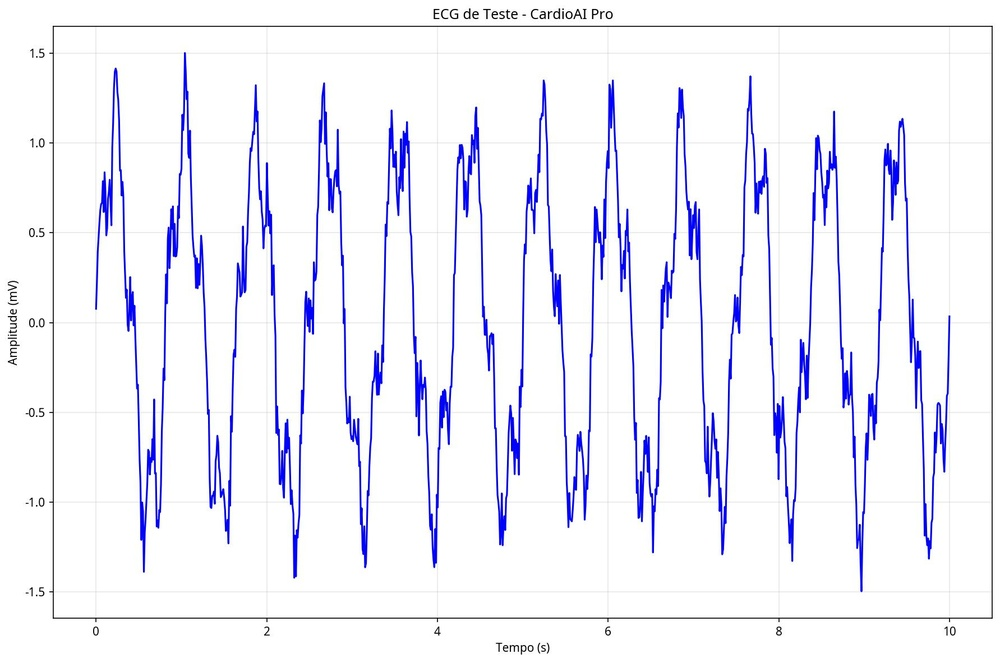
#> input picture test_ecg_complete.jpg, 1000 x 663 px, shrunk from 1783 x 1183 before the run
$ python -i preprocess_functions_improved.py   (imports and definitions only)
#> lines starting #> are read from the running program, lines starting #| are printed output that depends on the picture; after the words box and inside, x2 and y2 are one past the last pixel; in counts of white or black regions, pixels touching at a corner belong together
"""
Funções de pré-processamento melhoradas para ECG
Inclui correções para extração de imagens e processamento robusto
"""

import numpy as np
import scipy.signal as sg
from scipy import ndimage
import cv2
from typing import Tuple, Optional, Union
import logging

logger = logging.getLogger(__name__)

# [106 lines left out: function preprocess_ecg_signal, not called in this run]


def extract_ecg_from_image(image_path: str,
                          leads_expected: int = 12,
                          duration_seconds: float = 10.0,
                          sampling_rate: int = 100) -> np.ndarray:
    """
    Extrai sinal ECG de uma imagem digitalizada.

    Args:
        image_path: Caminho para a imagem do ECG
        leads_expected: Número de derivações esperadas
        duration_seconds: Duração do ECG em segundos
        sampling_rate: Taxa de amostragem desejada

    Returns:
        Sinal ECG extraído com shape (leads, samples)
    """
#> called with image_path = '../test_ecg_complete.jpg', leads_expected = 12, duration_seconds = 10, sampling_rate = 100
    try:
        # Carregar imagem
        img = cv2.imread(image_path)
#> img is the input picture: shape (663, 1000, 3); mean B, G, R 248.6, 239.4, 239.3
        if img is None:
            raise ValueError(f"Não foi possível carregar a imagem: {image_path}")

        # Converter para escala de cinza
        gray = cv2.cvtColor(img, cv2.COLOR_BGR2GRAY)
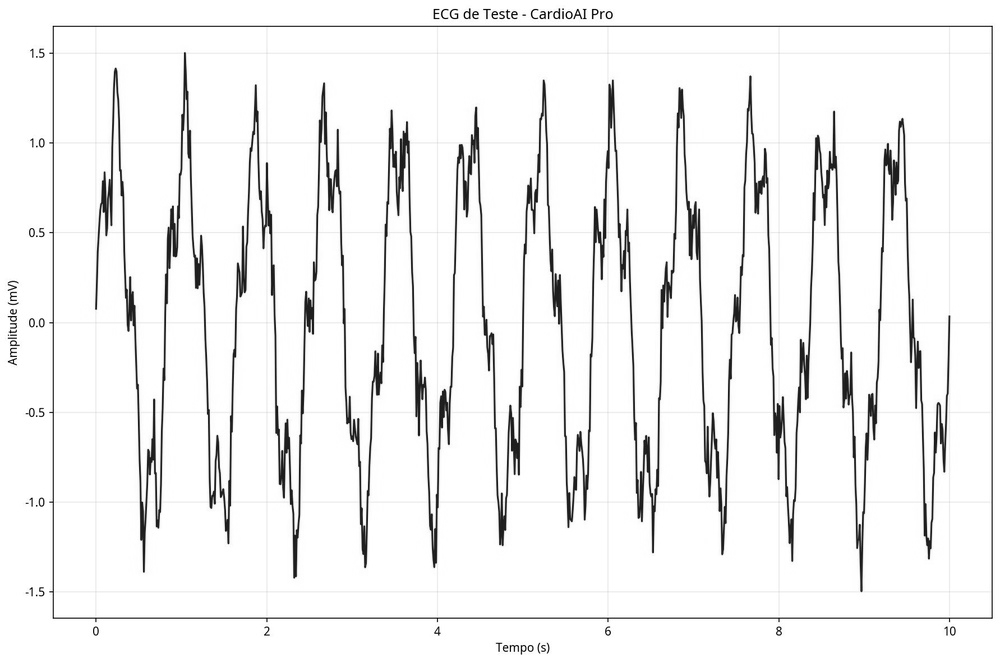
#> gray: shape (663, 1000); min 0, max 255, mean 240.5

        # Pré-processamento da imagem
        # Aplicar filtro gaussiano para reduzir ruído
        blurred = cv2.GaussianBlur(gray, (3, 3), 0)

        # Binarização adaptativa para destacar as linhas do ECG
        binary = cv2.adaptiveThreshold(blurred, 255, cv2.ADAPTIVE_THRESH_GAUSSIAN_C,
                                     cv2.THRESH_BINARY_INV, 11, 2)
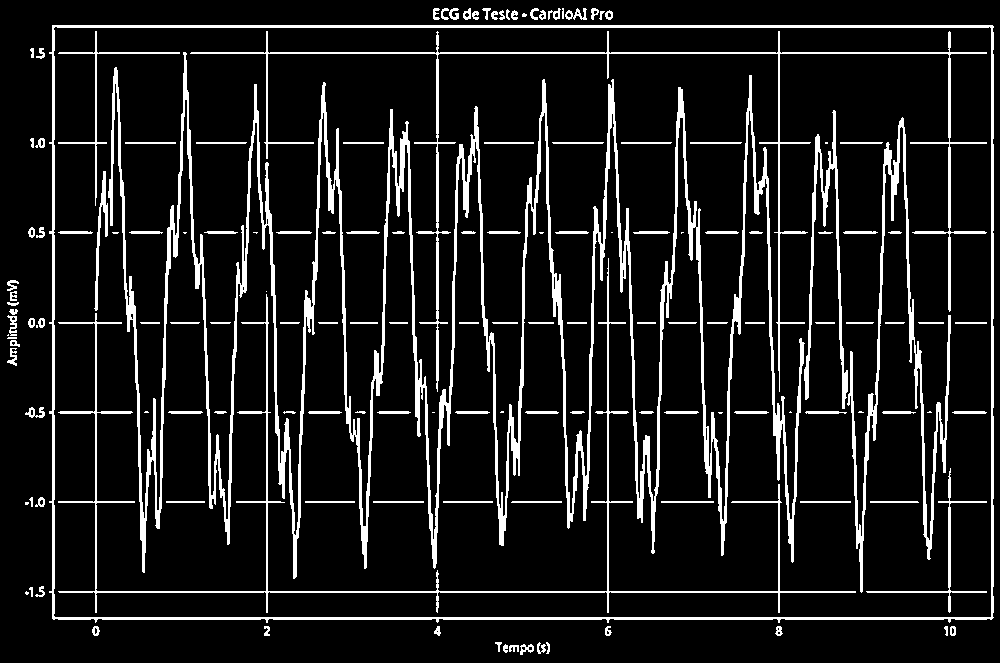
#> binary: shape (663, 1000); 10.9% white; 148 white regions (21 under 20 px), largest, box (x1, y1, x2, y2) and area: (108, 52, 805, 579) 35951, (49, 25, 994, 623) 9123, (190, 31, 987, 392) 5272

        # Detectar linhas horizontais (derivações do ECG)
        horizontal_kernel = cv2.getStructuringElement(cv2.MORPH_RECT, (40, 1))
        horizontal_lines = cv2.morphologyEx(binary, cv2.MORPH_OPEN, horizontal_kernel)
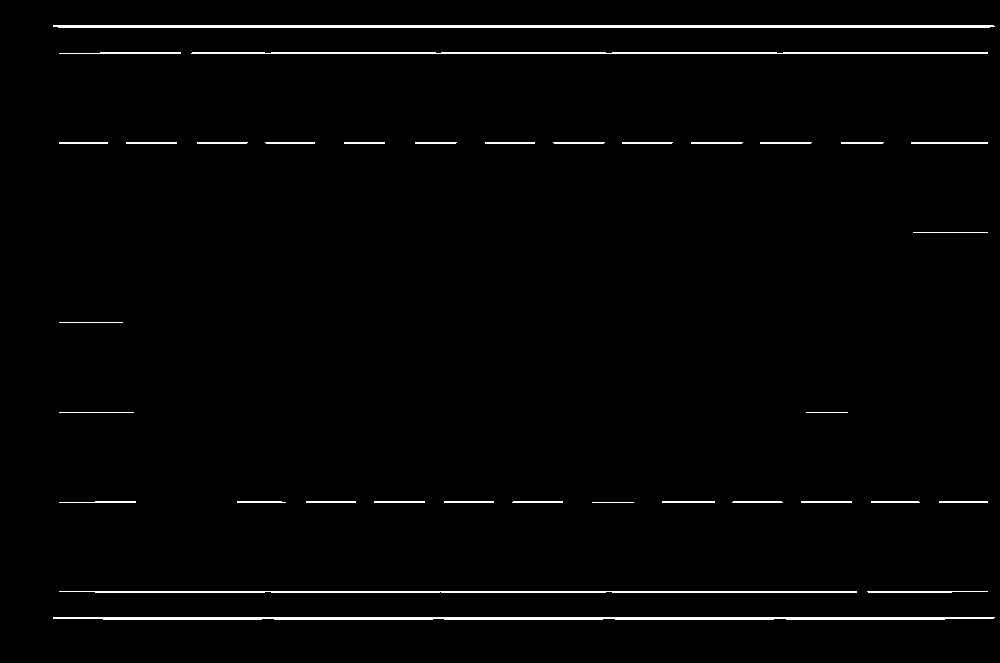
#> horizontal_lines: shape (663, 1000); 1.8% white in thin lines or dots, all inside (x1, y1, x2, y2) = (53, 25, 995, 620)

        # Encontrar contornos das derivações
        contours, _ = cv2.findContours(horizontal_lines, cv2.RETR_EXTERNAL, cv2.CHAIN_APPROX_SIMPLE)
#> contours = 35 contours, 5 with area under 20; largest, box (x1, y1, x2, y2) and area: (53, 25, 995, 28) 1872, (53, 617, 995, 620) 1736, (191, 52, 988, 54) 772, (59, 591, 857, 593) 748, (867, 591, 988, 593) 84

        # Ordenar contornos por posição vertical
        contours = sorted(contours, key=lambda c: cv2.boundingRect(c)[1])

        # Extrair sinais de cada derivação
        signals = []
        target_samples = int(duration_seconds * sampling_rate)

        for i, contour in enumerate(contours[:leads_expected]):
            # Obter região da derivação
            x, y, w, h = cv2.boundingRect(contour)

            # Expandir região para capturar toda a derivação
            y_start = max(0, y - h//2)
            y_end = min(gray.shape[0], y + h + h//2)
            roi = binary[y_start:y_end, x:x+w]

            # Extrair perfil vertical médio
            if roi.size > 0:
                profile = np.mean(roi, axis=0)

                # Interpolar para obter número correto de amostras
                if len(profile) > 1:
                    x_old = np.linspace(0, 1, len(profile))
                    x_new = np.linspace(0, 1, target_samples)
                    signal = np.interp(x_new, x_old, profile)

                    # Inverter se necessário (picos para cima)
                    if np.mean(signal) > 127:
                        signal = 255 - signal

                    # Normalizar para range [-1, 1]
                    signal = (signal - 127.5) / 127.5
                    signals.append(signal)
#> this loop made 12 passes
#> (contour, x, y, w, h, y_start, y_end) on passes 4 to 12: ([[911, 142], [911, 143], [987, 143], [987, 142]], 911, 142, 77, 2, 141, 145), ([[841, 142], [841, 143], [882, 143], [883, 142]], 841, 142, 43, 2, 141, 145), ([[760, 142], [760, 143], [810, 143], [811, 142]], 760, 142, 52, 2, 141, 145), ([[691, 142], [691, 143], [741, 143], [742, 142]], 691, 142, 52, 2, 141, 145), ([[622, 142], [622, 143], [671, 143], [672, 142]], 622, 142, 51, 2, 141, 145), ([[553, 142], [554, 143], [603, 143], [604, 142]], 553, 142, 52, 2, 141, 145), ([[485, 142], [485, 143], [534, 143], [534, 142]], 485, 142, 50, 2, 141, 145), ([[415, 142], [415, 143], [455, 143], [456, 142]], 415, 142, 42, 2, 141, 145), ([[344, 142], [344, 143], [384, 143], [384, 142]], 344, 142, 41, 2, 141, 145)
#> (x, y, w, h, y_start, y_end) on passes 1 to 3: (53, 25, 942, 3, 24, 29), (191, 52, 797, 2, 51, 55), (59, 52, 122, 2, 51, 55)
#> after the loop, signals = 12 items

        # Preencher com zeros se não temos derivações suficientes
        while len(signals) < leads_expected:
            signals.append(np.zeros(target_samples))
#> this loop made 0 passes

        # Converter para array numpy
        ecg_signal = np.array(signals[:leads_expected])

        return ecg_signal.astype('float32')

    except Exception as e:
        logger.error(f"Erro na extração de ECG da imagem: {e}")
        # Retornar sinal zerado em caso de erro
        target_samples = int(duration_seconds * sampling_rate)
        return np.zeros((leads_expected, target_samples), dtype='float32')


# [63 lines left out: functions validate_ecg_signal, prepare_for_model, not called in this run]


def get_ptbxl_leads_order():
    """Retorna a ordem das derivações no PTB-XL."""
    return ['I', 'II', 'III', 'aVR', 'aVL', 'aVF', 'V1', 'V2', 'V3', 'V4', 'V5', 'V6']


# [14 lines left out: function get_diagnosis_mapping, not called in this run]


# Função de compatibilidade com código existente
def preprocess(sig, fs_in=500, fs_target=100):
    """Função de compatibilidade com código existente."""
    return preprocess_ecg_signal(sig, fs_in, fs_target)

>>> result = extract_ecg_from_image('../test_ecg_complete.jpg')

$ run again, on test_ecg_image.jpg
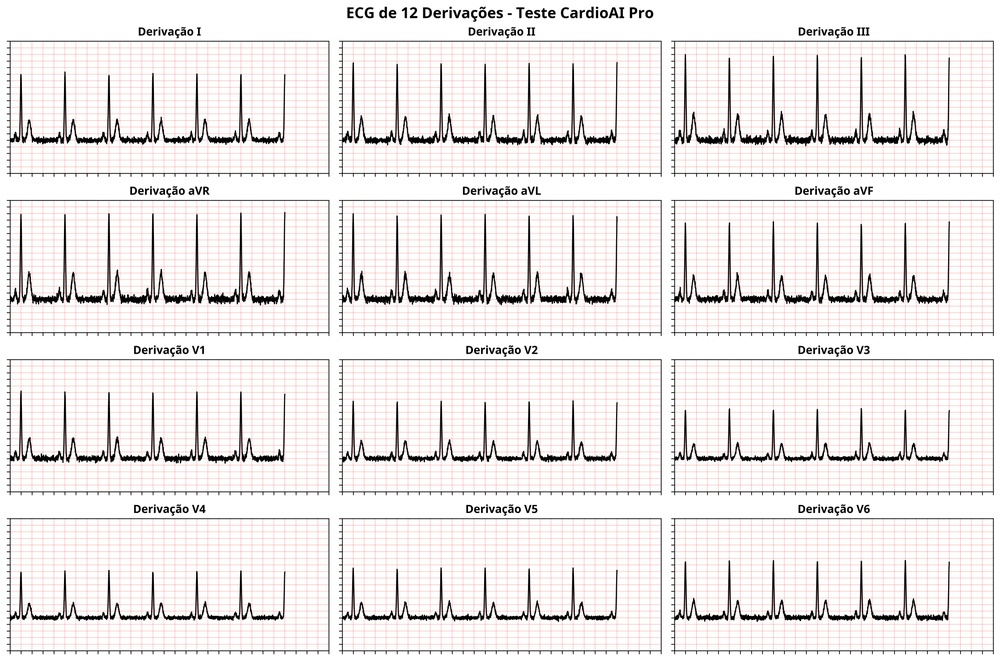
#> input picture test_ecg_image.jpg, 1000 x 661 px, shrunk from 4470 x 2955 before the run
#> in extract_ecg_from_image, img is the input picture: shape (661, 1000, 3); mean B, G, R 231.3, 231.7, 236
#> in extract_ecg_from_image, `binary = cv2.adaptiveThreshold(blurred, 255, cv2.ADAPTIVE_THRESH_GAUSS..`:
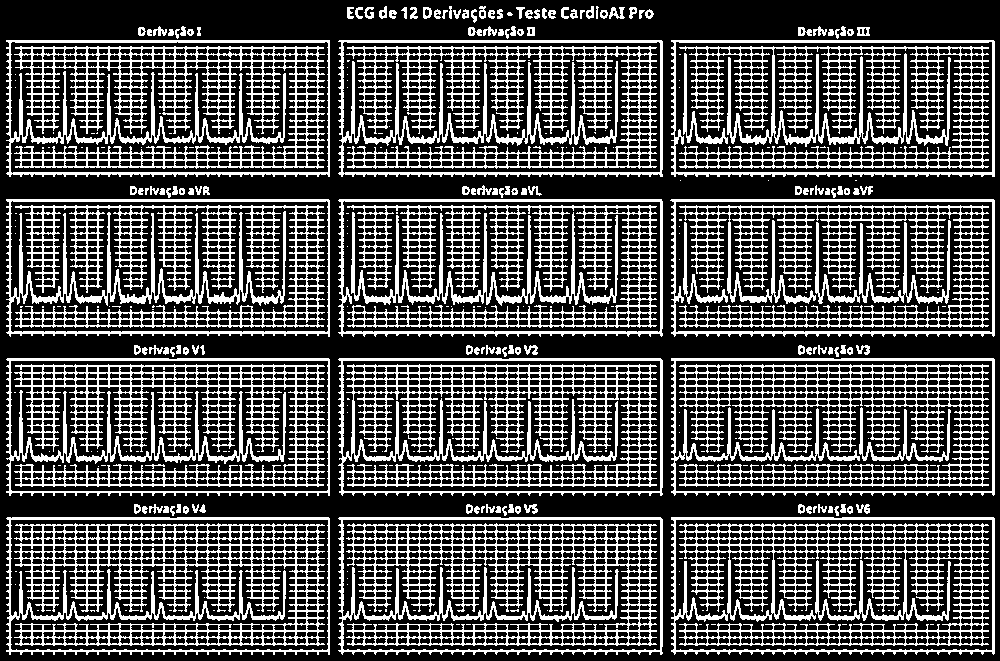
#> binary: shape (661, 1000); 31.2% white in thin lines or dots
#> in extract_ecg_from_image, `horizontal_lines = cv2.morphologyEx(binary, cv2.MORPH_OPEN, horizontal..`:
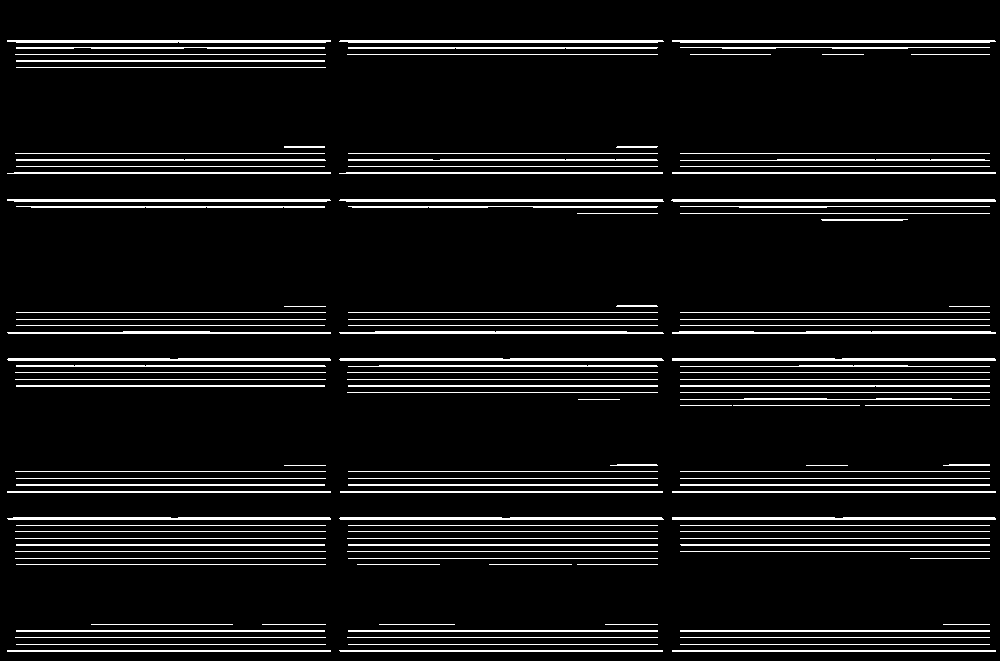
#> horizontal_lines: shape (661, 1000); 8.1% white in thin lines or dots
#> contours = 131 contours, 75 with area under 20; largest, box (x1, y1, x2, y2) and area: (671, 199, 996, 202) 646, (339, 199, 664, 202) 640, (672, 358, 996, 361) 638, (339, 358, 664, 361) 638, (672, 517, 996, 520) 638
#> the loop in extract_ecg_from_image, `for i, contour in enumerate(contours[:leads_expected]):` made 12 passes
#> (x, y, w, h, y_start, y_end) on passes 1 to 6: (672, 40, 324, 3, 39, 44), (339, 40, 325, 3, 39, 44), (7, 40, 324, 3, 39, 44), (680, 47, 310, 2, 46, 50), (348, 47, 310, 2, 46, 50), (16, 47, 309, 2, 46, 50)
#> after the loop in extract_ecg_from_image, `for i, contour in enumerate(contours[:leads_expected]):`: signals = 12 items
